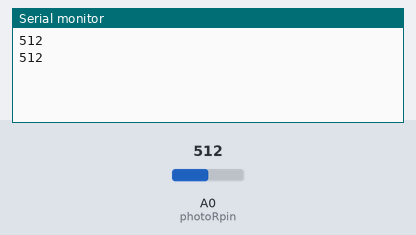
A sketch run on a simulated Arduino Uno, built with avr-gcc and run on an emulated ATmega328P. Shown: the last lines printed to the serial monitor. The test bench sets the inputs (shaded band); at power-on: A0 (photoRpin) = 512.

Above: at 1.8 s.
1.9 s: A0 (photoRpin) set to 716
At 2.8 s:
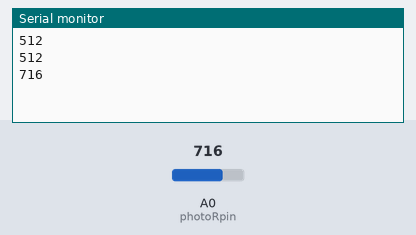
3.4 s: A0 (photoRpin) set to 900
At 4.3 s:
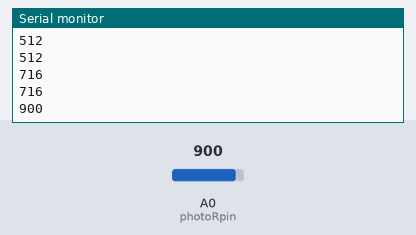
Timing chart, 0 to 6.4 s (numbered marks = the images above; inputs shaded):
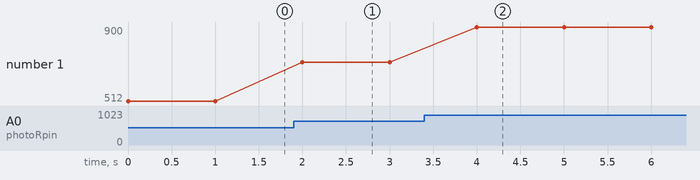

The sketch:

capture_light.ino
```cpp
int photoRpin = 0;
int lightlevel;

void setup(){
  Serial.begin(9600);
}

void loop(){
  lightlevel=analogRead(photoRpin);
  Serial.println(lightlevel);
  delay(1000);
}
```

Measured:
- after the input at 1.9 s, the serial monitor: prints a new line after 0.10 s (image 1)
- after the input at 3.4 s, the serial monitor: prints a new line after 0.60 s (image 2)
- plotted number 1: 512 → 716 after the input at 1.9 s, 716 → 900 after the input at 3.4 s
